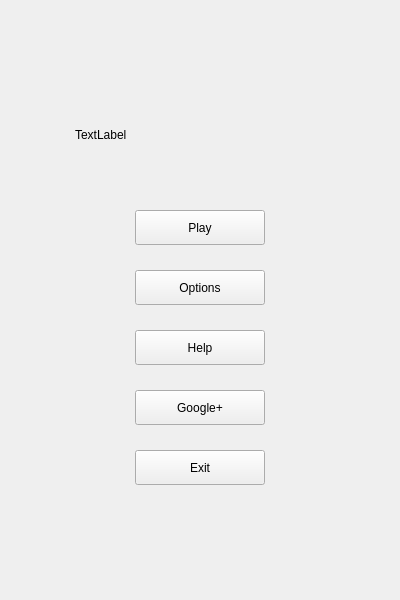
<?xml version="1.0" encoding="UTF-8"?>
<ui version="4.0">
 <class>game</class>
 <widget class="QStackedWidget" name="game">
  <property name="geometry">
   <rect>
    <x>0</x>
    <y>0</y>
    <width>400</width>
    <height>600</height>
   </rect>
  </property>
  <property name="sizePolicy">
   <sizepolicy hsizetype="Fixed" vsizetype="Fixed">
    <horstretch>0</horstretch>
    <verstretch>0</verstretch>
   </sizepolicy>
  </property>
  <property name="windowTitle">
   <string>StackedWidget</string>
  </property>
  <property name="autoFillBackground">
   <bool>false</bool>
  </property>
  <property name="styleSheet">
   <string notr="true">background-image: url(:/images/background.jpg);</string>
  </property>
  <property name="currentIndex">
   <number>0</number>
  </property>
  <widget class="QWidget" name="encycloPage">
   <property name="sizePolicy">
    <sizepolicy hsizetype="Fixed" vsizetype="Fixed">
     <horstretch>1</horstretch>
     <verstretch>1</verstretch>
    </sizepolicy>
   </property>
   <widget class="QLabel" name="encycloLabel">
    <property name="geometry">
     <rect>
      <x>75</x>
      <y>110</y>
      <width>250</width>
      <height>50</height>
     </rect>
    </property>
    <property name="text">
     <string>TextLabel</string>
    </property>
    <property name="openExternalLinks">
     <bool>false</bool>
    </property>
   </widget>
   <widget class="QPushButton" name="playButton">
    <property name="geometry">
     <rect>
      <x>135</x>
      <y>210</y>
      <width>130</width>
      <height>35</height>
     </rect>
    </property>
    <property name="sizePolicy">
     <sizepolicy hsizetype="Fixed" vsizetype="Fixed">
      <horstretch>0</horstretch>
      <verstretch>0</verstretch>
     </sizepolicy>
    </property>
    <property name="autoFillBackground">
     <bool>false</bool>
    </property>
    <property name="text">
     <string>Play</string>
    </property>
    <property name="autoDefault">
     <bool>false</bool>
    </property>
    <property name="flat">
     <bool>false</bool>
    </property>
   </widget>
   <widget class="QPushButton" name="optionsButton">
    <property name="geometry">
     <rect>
      <x>135</x>
      <y>270</y>
      <width>130</width>
      <height>35</height>
     </rect>
    </property>
    <property name="text">
     <string>Options</string>
    </property>
   </widget>
   <widget class="QPushButton" name="helpButton">
    <property name="geometry">
     <rect>
      <x>135</x>
      <y>330</y>
      <width>130</width>
      <height>35</height>
     </rect>
    </property>
    <property name="text">
     <string>Help</string>
    </property>
   </widget>
   <widget class="QPushButton" name="googleButton">
    <property name="geometry">
     <rect>
      <x>135</x>
      <y>390</y>
      <width>130</width>
      <height>35</height>
     </rect>
    </property>
    <property name="text">
     <string>Google+</string>
    </property>
   </widget>
   <widget class="QPushButton" name="exitButton">
    <property name="geometry">
     <rect>
      <x>135</x>
      <y>450</y>
      <width>130</width>
      <height>35</height>
     </rect>
    </property>
    <property name="text">
     <string>Exit</string>
    </property>
   </widget>
  </widget>
  <widget class="QWidget" name="newGamePage"/>
 </widget>
 <resources/>
 <connections/>
</ui>
